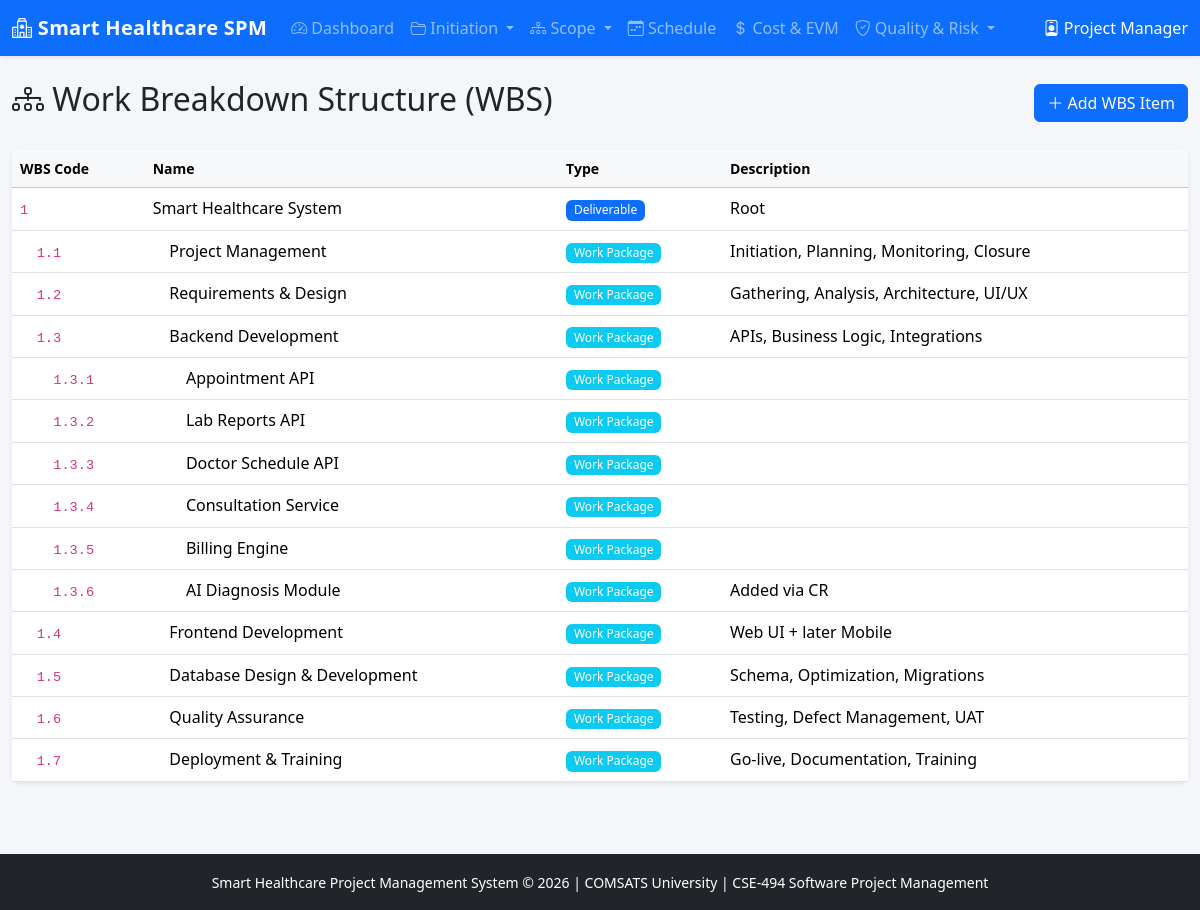
The page /modules/wbs.php on the database its author committed.
### tables this page shows
CREATE TABLE wbs (
    id INT AUTO_INCREMENT PRIMARY KEY,
    project_id INT NOT NULL,
    parent_id INT NULL,
    wbs_code VARCHAR(50) NOT NULL,
    name VARCHAR(200) NOT NULL,
    description TEXT,
    level INT DEFAULT 1,
    type ENUM('Deliverable','Work Package','Activity') DEFAULT 'Work Package',
    FOREIGN KEY (project_id) REFERENCES projects(id) ON DELETE CASCADE,
    FOREIGN KEY (parent_id) REFERENCES wbs(id) ON DELETE SET NULL
);

### modules/wbs.php (the view, shortened to what this page needs)
<?php
require_once '../includes/functions.php';
$wbsItems = $pdo->query("SELECT * FROM wbs ORDER BY wbs_code")->fetchAll();
function renderWBS($items, $parentId = null, $level = 0) {
    $html = '';
    foreach ($items as $item) {
        if ($item['parent_id'] == $parentId) {
            $indent = str_repeat('&nbsp;&nbsp;&nbsp;&nbsp;', $level);
            $badge = $item['type']=='Deliverable' ? 'primary' : ($item['type']=='Work Package' ? 'info' : 'secondary');
            $html .= '<tr>';
            $html .= '<td>' . $indent . '<code>' . htmlspecialchars($item['wbs_code']) . '</code></td>';
            $html .= '<td>' . $indent . htmlspecialchars($item['name']) . '</td>';
            $html .= '<td><span class="badge bg-' . $badge . '">' . $item['type'] . '</span></td>';
            $html .= '<td>' . htmlspecialchars($item['description'] ?? '') . '</td>';
            $html .= '</tr>';
            $html .= renderWBS($items, $item['id'], $level + 1);
        }
    }
    return $html;
}
include '../includes/header.php';
?>
<div class="container-fluid py-4">
    <div class="d-flex justify-content-between align-items-center mb-4">
        <h2><i class="bi bi-diagram-3"></i> Work Breakdown Structure (WBS)</h2>
        <button class="btn btn-primary" data-bs-toggle="modal" data-bs-target="#addModal"><i class="bi bi-plus-lg"></i> Add WBS Item</button>
    </div>
    <div class="card border-0 shadow-sm">
        <div class="card-body p-0">
            <div class="table-responsive">
                <table class="table table-hover mb-0">
                    <thead class="table-light">
                        <tr><th>WBS Code</th><th>Name</th><th>Type</th><th>Description</th></tr>
                    </thead>
                    <tbody>
                        <?= renderWBS($wbsItems) ?>
                    </tbody>
                </table>
            </div>
        </div>
    </div>
</div>
<?php include '../includes/footer.php'; ?>

### assets/css/style.css (style rules this page uses)
body { background-color: #f4f6f9; font-family: 'Segoe UI', system-ui, sans-serif; }
.card { border-radius: 0.5rem; }
.table th { font-weight: 600; font-size: 0.875rem; }
code { font-size: 0.85em; }
.badge { font-weight: 500; }

### rows shown on the page
wbs: wbs_code "1", name "Smart Healthcare System", type "Deliverable", description "Root"
wbs: wbs_code "1.1", name "Project Management", type "Work Package", description "Initiation, Planning, Monitoring, Closure"
wbs: wbs_code "1.2", name "Requirements & Design", type "Work Package", description "Gathering, Analysis, Architecture, UI/UX"
wbs: wbs_code "1.3", name "Backend Development", type "Work Package", description "APIs, Business Logic, Integrations"
wbs: wbs_code "1.3.1", name "Appointment API", type "Work Package"
wbs: wbs_code "1.3.2", name "Lab Reports API", type "Work Package"
wbs: wbs_code "1.3.3", name "Doctor Schedule API", type "Work Package"
wbs: wbs_code "1.3.4", name "Consultation Service", type "Work Package"
wbs: wbs_code "1.3.5", name "Billing Engine", type "Work Package"
wbs: wbs_code "1.3.6", name "AI Diagnosis Module", type "Work Package", description "Added via CR"
wbs: wbs_code "1.4", name "Frontend Development", type "Work Package", description "Web UI + later Mobile"
wbs: wbs_code "1.5", name "Database Design & Development", type "Work Package", description "Schema, Optimization, Migrations"
wbs: wbs_code "1.6", name "Quality Assurance", type "Work Package", description "Testing, Defect Management, UAT"
wbs: wbs_code "1.7", name "Deployment & Training", type "Work Package", description "Go-live, Documentation, Training"
